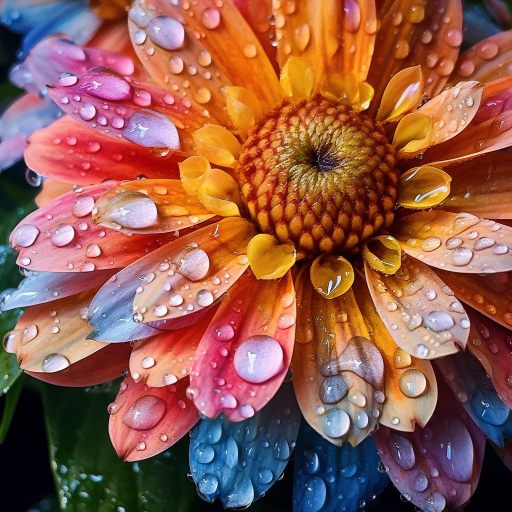
#> input picture scripts/test_image.jpg, 1024 x 1024 px, found by its file name (shown at 1/2 size)
$ python demo_image.py
#> lines starting #> are read from the running program, lines starting #| are printed output that depends on the picture
### image_signal/processing.py

from pathlib import Path
import numpy as np
from PIL import Image

from core.convolution import convolve2d
from core.filters import freq_filter_2d
from core.fourier import fft2
from core.utils import fftshift, magnitude, phase


def _validate_image(img):
    arr = np.asarray(img, dtype=np.float64)

    if arr.ndim != 2 or arr.size == 0:
        raise ValueError("img must be a non-empty 2D grayscale image")

    if not np.isfinite(arr).all():
        raise ValueError("img must contain only finite values")

    return arr


def _odd_size(size):
    if (
        isinstance(size, bool)
        or not isinstance(size, (int, np.integer))
        or size < 1
        or size % 2 == 0
    ):
        raise ValueError("size must be a positive odd integer")

    return int(size)


def load_image(path: str) -> np.ndarray:
    """Load an image as grayscale float64 pixels in [0, 255]."""

    if not isinstance(path, (str, Path)) or not str(path):
        raise ValueError("path must be a non-empty string")

    try:
        with Image.open(path) as source:
#> source is the input picture: PIL image 1024x1024 RGB; mean R, G, B 144.7, 90.8, 75.9
            if source.mode in ("I;16", "I;16L", "I;16B", "I", "F"):
                # 16/32-bit integer or float grayscale: PIL's convert("L") would clip
                # everything above 255 (the picture would come out all white).
                data = np.asarray(source, dtype=np.float64)
                if source.mode == "F":
                    scale = 255.0 if data.max() <= 1.0 else 1.0
                else:
                    scale = 255.0 / 65535.0 if data.max() > 255 else 1.0
                return np.clip(data * scale, 0.0, 255.0).copy()

            return np.asarray(
                source.convert("L"),
                dtype=np.float64
            ).copy()

    except (OSError, ValueError) as exc:
        raise ValueError(f"Could not load image: {path}") from exc


def spatial_filter(
    img,
    name: str,
    size: int = 3,
    sigma: float = 1.0
) -> np.ndarray:
    """Apply spatial filters and return a same-size float64 image.

    Supported names:
    box, gaussian, sharpen, sobel_x, sobel_y,
    sobel, prewitt, laplacian
    """

    image = _validate_image(img)
    size = _odd_size(size)
    name = str(name).lower()

    if name == "box":

        kernel = np.ones(
            (size, size),
            dtype=np.float64
        ) / (size * size)

        result = convolve2d(
            image,
            kernel,
            padding="reflect"
        )

    elif name == "gaussian":

        if not np.isfinite(sigma) or sigma <= 0:
            raise ValueError("sigma must be positive")

        axis = np.arange(size, dtype=np.float64) - size // 2
        xx, yy = np.meshgrid(axis, axis)

        kernel = np.exp(
            -(xx * xx + yy * yy) / (2.0 * sigma * sigma)
        )

        kernel /= kernel.sum()

        result = convolve2d(
            image,
            kernel,
            padding="reflect"
        )

    else:

        kernels = {
            "sharpen": np.array([
                [0, -1, 0],
                [-1, 5, -1],
                [0, -1, 0]
            ], dtype=float),

            "sobel_x": np.array([
                [-1, 0, 1],
                [-2, 0, 2],
                [-1, 0, 1]
            ], dtype=float),

            "sobel_y": np.array([
                [-1, -2, -1],
                [0, 0, 0],
                [1, 2, 1]
            ], dtype=float),

            "prewitt_x": np.array([
                [-1, 0, 1],
                [-1, 0, 1],
                [-1, 0, 1]
            ], dtype=float),

            "prewitt_y": np.array([
                [-1, -1, -1],
                [0, 0, 0],
                [1, 1, 1]
            ], dtype=float),

            "laplacian": np.array([
                [0, 1, 0],
                [1, -4, 1],
                [0, 1, 0]
            ], dtype=float),
        }

        if name == "sobel":

            gx = convolve2d(
                image,
                kernels["sobel_x"],
                padding="reflect"
            )

            gy = convolve2d(
                image,
                kernels["sobel_y"],
                padding="reflect"
            )

            result = np.hypot(gx, gy)

        elif name == "prewitt":

            gx = convolve2d(
                image,
                kernels["prewitt_x"],
                padding="reflect"
            )

            gy = convolve2d(
                image,
                kernels["prewitt_y"],
                padding="reflect"
            )

            result = np.hypot(gx, gy)

        elif name in kernels:

            result = convolve2d(
                image,
                kernels[name],
                padding="reflect"
            )

            if name == "laplacian":
                result = np.abs(result)

        else:
            raise ValueError(
                "Unsupported filter name: " + name
            )

    if name in ("sobel_x", "sobel_y"):
        return result.astype(np.float64, copy=False)

    return np.clip(
        result,
        0.0,
        255.0
    ).astype(np.float64, copy=False)


def image_fft(img):
    """
    Returns:
    (F_shifted, log_magnitude, phase)
    """

    image = _validate_image(img)

    spectrum = fftshift(fft2(image))

    return (
        spectrum,
        np.log1p(magnitude(spectrum)),
        phase(spectrum)
    )


def frequency_filter(
    img,
    filter_type,
    cutoff,
    kind="ideal",
    order=2
):
    """
    Returns:
    (output_img, log_magnitude_of_output, phase_of_output)
    """

    image = _validate_image(img)

    output, _input_spectrum, output_spectrum = freq_filter_2d(
        image,
        filter_type,
        cutoff,
        kind=kind,
        order=order
    )

    output = np.clip(
        output,
        0.0,
        255.0
    ).astype(np.float64, copy=False)

    return (
        output,
        np.log1p(magnitude(output_spectrum)),
        phase(output_spectrum)
    )

### core/convolution.py
import numpy as np


# [30 lines left out: function convolve1d, not called in this run]


def convolve2d(img: np.ndarray, kernel: np.ndarray, padding: str = "zero") -> np.ndarray:
    """True 2D convolution (kernel is flipped). Output has the SAME shape as img.

    padding: 'zero' | 'reflect' | 'edge'  (how the borders are extended)
    """
#> called with kernel = array of shape (3, 3), padding = 'reflect'
    img = np.asarray(img, dtype=float)
    kernel = np.asarray(kernel, dtype=float)
    if img.ndim != 2 or kernel.ndim != 2:
        raise ValueError("convolve2d expects 2D arrays")
    modes = {"zero": "constant", "reflect": "reflect", "edge": "edge"}
    if padding not in modes:
        raise ValueError("padding must be 'zero', 'reflect' or 'edge'")

    H, W = img.shape
#> H = 1024; W = 1024
    kh, kw = kernel.shape
    ch, cw = (kh - 1) // 2, (kw - 1) // 2
    padded = np.pad(img, ((kh - 1 - ch, ch), (kw - 1 - cw, cw)), mode=modes[padding])

    kf = kernel[::-1, ::-1]                # flip -> convolution (not correlation)
    out = np.zeros((H, W))
    for i in range(kh):
        for j in range(kw):
            out += kf[i, j] * padded[i:i + H, j:j + W]
    return out

### core/fourier.py
from functools import lru_cache

import numpy as np


@lru_cache(maxsize=64)
def _dft_matrix(N: int, inverse: bool = False) -> np.ndarray:
    n = np.arange(N, dtype=np.int64)   # int64: on Windows (numpy 1.x) the default is int32 and n*n overflows
    sign = 1.0 if inverse else -1.0
    return np.exp(sign * 2j * np.pi * ((np.outer(n, n) % N) / N))


@lru_cache(maxsize=64)
def _twiddle(N: int) -> np.ndarray:
    """exp(-j*2*pi*k/N) for k = 0 .. N/2-1."""
    return np.exp(-2j * np.pi * np.arange(N // 2) / N)


# [14 lines left out: functions dft, idft, not called in this run]


_BASE = 64               # pieces this short are finished with a small DFT matrix


# [18 lines left out: function _bluestein, not called in this run]


def _fft_last_axis(x: np.ndarray) -> np.ndarray:
    """Cooley-Tukey FFT along the LAST axis. Works on batches (all rows at once)."""
    N = x.shape[-1]
    if N <= _BASE:                      # short piece: plain DFT matrix (symmetric)
        return x @ _dft_matrix(N)
    if N % 2 == 1:                      # long odd piece: cannot split -> Bluestein
        return _bluestein(x)
    even = _fft_last_axis(x[..., 0::2])
    odd = _fft_last_axis(x[..., 1::2])
    t = _twiddle(N) * odd
    return np.concatenate([even + t, even - t], axis=-1)


# [20 lines left out: functions fft, ifft, not called in this run]


def fft2(img: np.ndarray) -> np.ndarray:
    """2D FFT (rows, then columns). NOT shifted: use utils.fftshift to center it."""
    a = np.asarray(img, dtype=complex)
    if a.ndim != 2:
        raise ValueError("fft2 expects a 2D array")
    a = _fft_last_axis(a)                                   # every row
    a = _fft_last_axis(a.swapaxes(0, 1)).swapaxes(0, 1)     # every column
    return a


def ifft2(F: np.ndarray) -> np.ndarray:
    """2D inverse FFT. Returns a complex array (take .real for images)."""
    a = np.asarray(F, dtype=complex)
    if a.ndim != 2:
        raise ValueError("ifft2 expects a 2D array")
    return np.conj(fft2(np.conj(a))) / a.size

### core/utils.py
"""Small helpers shared by every module: magnitude, phase, dB, shifting, axes."""
import numpy as np


def magnitude(X: np.ndarray) -> np.ndarray:
    """|X| for a complex spectrum."""
    X = np.asarray(X)
    return np.sqrt(X.real ** 2 + X.imag ** 2)


def phase(X: np.ndarray) -> np.ndarray:
    """Phase angle of X in radians, in [-pi, pi]."""
    X = np.asarray(X)
    return np.arctan2(X.imag, X.real)


def to_db(m: np.ndarray, eps: float = 1e-12) -> np.ndarray:
    """Convert a magnitude to decibels: 20*log10(m + eps)."""
    return 20.0 * np.log10(np.asarray(m, dtype=float) + eps)


# [19 lines left out: functions normalize, freq_axis, not called in this run]


def fftshift(X: np.ndarray, axes=None) -> np.ndarray:
    """Move the zero-frequency component to the center (works for 1D and 2D)."""
    X = np.asarray(X)
    axes = tuple(range(X.ndim)) if axes is None else tuple(axes)
    return np.roll(X, [X.shape[a] // 2 for a in axes], axis=axes)


def ifftshift(X: np.ndarray, axes=None) -> np.ndarray:
    """Inverse of fftshift."""
    X = np.asarray(X)
    axes = tuple(range(X.ndim)) if axes is None else tuple(axes)
    return np.roll(X, [-(X.shape[a] // 2) for a in axes], axis=axes)


# [4 lines left out: function one_sided, not called in this run]

### core/filters.py
import numpy as np

from core.fourier import fft, ifft, fft2, ifft2
from core.utils import magnitude, phase, fftshift, ifftshift, to_db

FILTER_TYPES_1D = ("lowpass", "highpass", "bandpass", "notch")
FILTER_TYPES_2D = ("lowpass", "highpass")
KINDS_2D = ("ideal", "gaussian", "butterworth")


# ----------------------------------------------------------------------------
# 1D
# ----------------------------------------------------------------------------
# [4 lines left out: function _abs_freqs, not called in this run]


_EPS = 1e-9      # relative tolerance so a bin exactly AT the cutoff is not lost to rounding


# [51 lines left out: functions _lowpass_response, freq_filter_1d, not called in this run]


# ----------------------------------------------------------------------------
# 2D
# ----------------------------------------------------------------------------
def freq_mask_2d(shape, filter_type, cutoff, kind="ideal", order=2):
    """Real mask in [0, 1] for a CENTERED (fftshift-ed) 2D spectrum.

    shape      : (rows, cols) of the image
    filter_type: 'lowpass' | 'highpass'
    cutoff     : radius D0 in pixels from the center of the spectrum
    kind       : 'ideal' | 'gaussian' | 'butterworth'
    order      : Butterworth order n
    """
    if filter_type not in FILTER_TYPES_2D:
        raise ValueError(f"filter_type must be one of {FILTER_TYPES_2D}")
    if kind not in KINDS_2D:
        raise ValueError(f"kind must be one of {KINDS_2D}")
    if cutoff <= 0:
        raise ValueError("cutoff must be positive")

    rows, cols = shape
    u = np.arange(rows) - rows // 2
    v = np.arange(cols) - cols // 2
    D = np.sqrt(u[:, None] ** 2 + v[None, :] ** 2)

    if kind == "ideal":
        low = (D <= cutoff).astype(float)
    elif kind == "gaussian":
        low = np.exp(-(D ** 2) / (2.0 * cutoff ** 2))
    else:
        low = 1.0 / (1.0 + (D / cutoff) ** (2 * order))

    return low if filter_type == "lowpass" else 1.0 - low


def freq_filter_2d(img, filter_type, cutoff, kind="ideal", order=2):
    """Filter an image in the frequency domain.

    Returns (out, F_shifted, G_shifted): output image (real, same shape),
    centered spectrum of the input, centered spectrum of the output.
    """
    img = np.asarray(img, dtype=float)
    if img.ndim != 2:
        raise ValueError("Image must be a 2D (grayscale) array")
    F = fftshift(fft2(img))
    G = F * freq_mask_2d(img.shape, filter_type, cutoff, kind, order)
    out = ifft2(ifftshift(G)).real
    return out, F, G


# ----------------------------------------------------------------------------
# One entry point for the GUI
# ----------------------------------------------------------------------------
# [20 lines left out: function apply_filter, not called in this run]

### scripts/demo_image.py

import matplotlib.pyplot as plt
import numpy as np
from pathlib import Path

from image_signal import (
    load_image,
    spatial_filter,
    image_fft,
    frequency_filter
)

# Load your image
IMAGE_PATH = Path(__file__).parent.parent / "assets" / "test_image.jpg"
img = load_image(IMAGE_PATH)

# Apply spatial filters
results = {
    "Original": img,
    "Box Blur": spatial_filter(img, "box"),
    "Gaussian Blur": spatial_filter(
        img, "gaussian", size=5, sigma=1.2
    ),
    "Sharpen": spatial_filter(img, "sharpen"),
    "Sobel X": spatial_filter(img, "sobel_x"),
    "Sobel Y": spatial_filter(img, "sobel_y"),
    "Sobel": spatial_filter(img, "sobel"),
    "Prewitt": spatial_filter(img, "prewitt"),
    "Laplacian": spatial_filter(img, "laplacian"),
}
#> call 2 of convolve2d, with kernel = array of shape (5, 5), padding = 'reflect'
#> in convolve2d (call 2), `padded = np.pad(img, ((kh - 1 - ch, ch), (kw - 1 - cw, cw)), mode=mode..`:
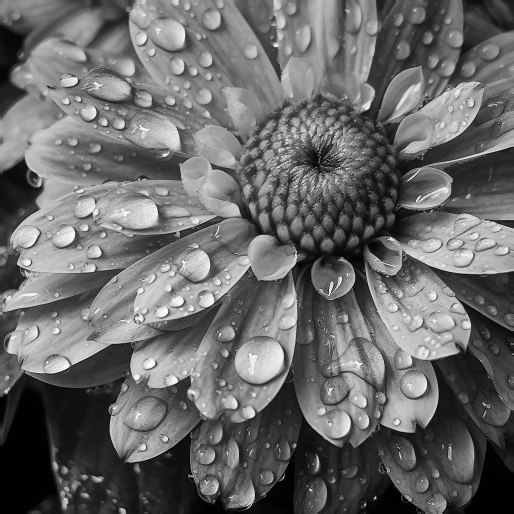
#> padded: shape (1028, 1028) float64 (shown at 1/2 size); min 0, max 255, mean 104.9
#> call 3 of convolve2d, with kernel = array of shape (3, 3), padding = 'reflect'
#> in convolve2d (call 3), `kernel = np.asarray(kernel, dtype=float)`: kernel = [[0, -1, 0], [-1, 5, -1], [0, -1, 0]]
#> after the loop in convolve2d (call 3), `for i in range(kh):`:
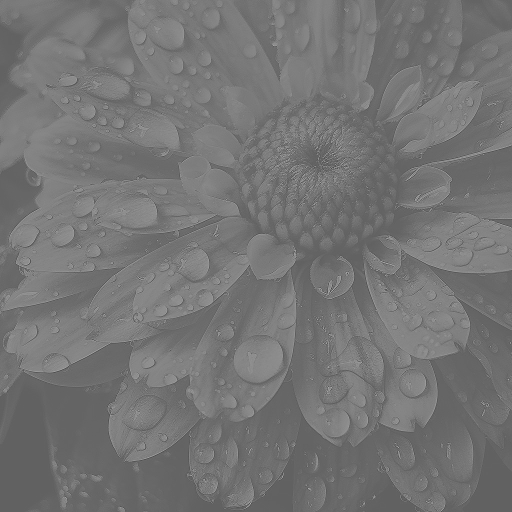
#> out: shape (1024, 1024) float64 (shown at 1/2 size); min -530, max 857, mean 105.2; drawn with min black and max white
#> call 4 of convolve2d, with kernel = array of shape (3, 3), padding = 'reflect'
#> in convolve2d (call 4), `kernel = np.asarray(kernel, dtype=float)`: kernel = [[-1, 0, 1], [-2, 0, 2], [-1, 0, 1]]
#> in convolve2d (call 4), `kf = kernel[::-1, ::-1]`: kf = [[1, 0, -1], [2, 0, -2], [1, 0, -1]]
#> after the loop in convolve2d (call 4), `for i in range(kh):`:
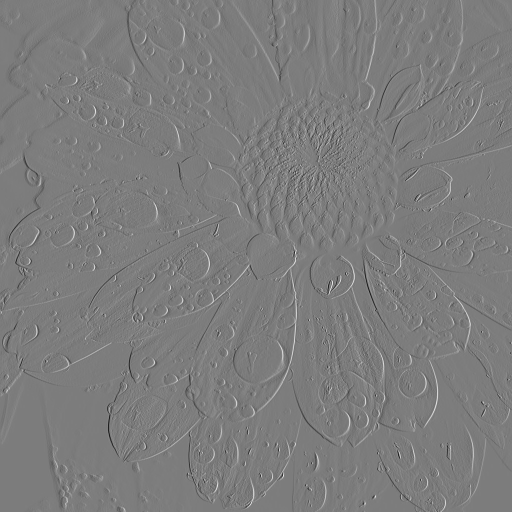
#> out: shape (1024, 1024) float64 (shown at 1/2 size); min -869, max 904, mean -0.2; drawn with min black and max white
#> in convolve2d (call 5), `kernel = np.asarray(kernel, dtype=float)`: kernel = [[-1, -2, -1], [0, 0, 0], [1, 2, 1]]
#> in convolve2d (call 5), `kf = kernel[::-1, ::-1]`: kf = [[1, 2, 1], [0, 0, 0], [-1, -2, -1]]
#> after the loop in convolve2d (call 5), `for i in range(kh):`:
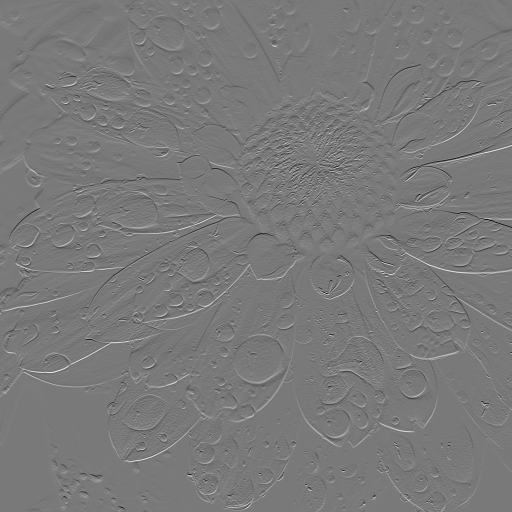
#> out: shape (1024, 1024) float64 (shown at 1/2 size); min -841, max 919, mean 0.6; drawn with min black and max white
#> in spatial_filter (call 7), `return np.clip( result, 0.0, 255.0 ).astype(np.float64, copy=False)`:
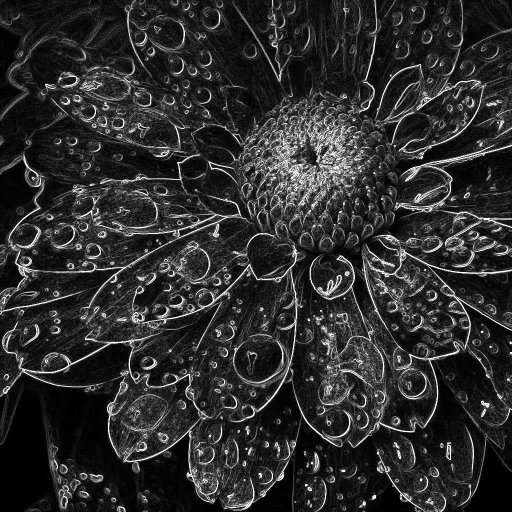
#> returned value: shape (1024, 1024) float64 (shown at 1/2 size); min 0, max 255, mean 46.1
#> in spatial_filter (call 8), `return np.clip( result, 0.0, 255.0 ).astype(np.float64, copy=False)`:
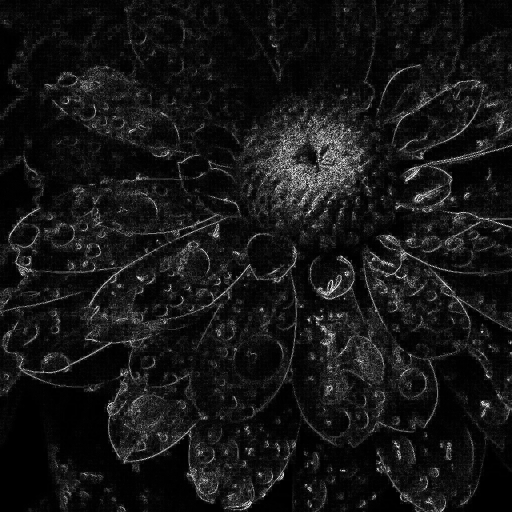
#> returned value: shape (1024, 1024) float64 (shown at 1/2 size); min 0, max 255, mean 21.5

# Display spatial results
fig, axes = plt.subplots(3, 3, figsize=(13, 12))

for ax, (name, result) in zip(axes.flat, results.items()):

    if name in ("Sobel X", "Sobel Y"):
        limit = np.max(np.abs(result))
        limit = max(limit, 1e-10)

        ax.imshow(
            result,
            cmap="gray",
            vmin=-limit,
            vmax=limit
        )
    else:
        ax.imshow(
            result,
            cmap="gray",
            vmin=0,
            vmax=255
        )

    ax.set_title(name)
    ax.axis("off")
#> this loop made 9 passes
#> (name, limit) on passes 5 to 6: ('Sobel X', 904), ('Sobel Y', 919)
#> name on passes 1, 2, 3, 4, 7, 8: 'Original', 'Box Blur', 'Gaussian Blur', 'Sharpen', 'Sobel', 'Prewitt'

plt.tight_layout()
plt.show()

# FFT
F_shifted, log_magnitude, phase = image_fft(img)

fig, axes = plt.subplots(1, 3, figsize=(15, 5))

axes[0].imshow(img, cmap="gray")
axes[0].set_title("Original")

axes[1].imshow(log_magnitude, cmap="gray")
axes[1].set_title("FFT Log Magnitude")

axes[2].imshow(phase, cmap="gray")
axes[2].set_title("FFT Phase")

for ax in axes:
    ax.axis("off")

plt.tight_layout()
plt.show()

# Frequency filters
fig, axes = plt.subplots(1, 3, figsize=(15, 5))

for ax, kind in zip(
    axes,
    ["ideal", "gaussian", "butterworth"]
):
    output, log_mag, output_phase = frequency_filter(
        img,
        filter_type="lowpass",
        cutoff=30,
        kind=kind,
        order=2
    )

    ax.imshow(output, cmap="gray", vmin=0, vmax=255)
    ax.set_title(f"{kind} Low-pass")
    ax.axis("off")

plt.tight_layout()
plt.show()
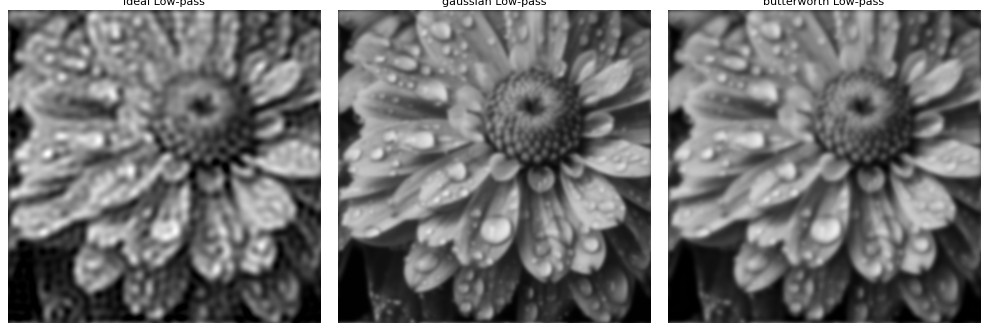
#> figure drawn by matplotlib, 3 panels
